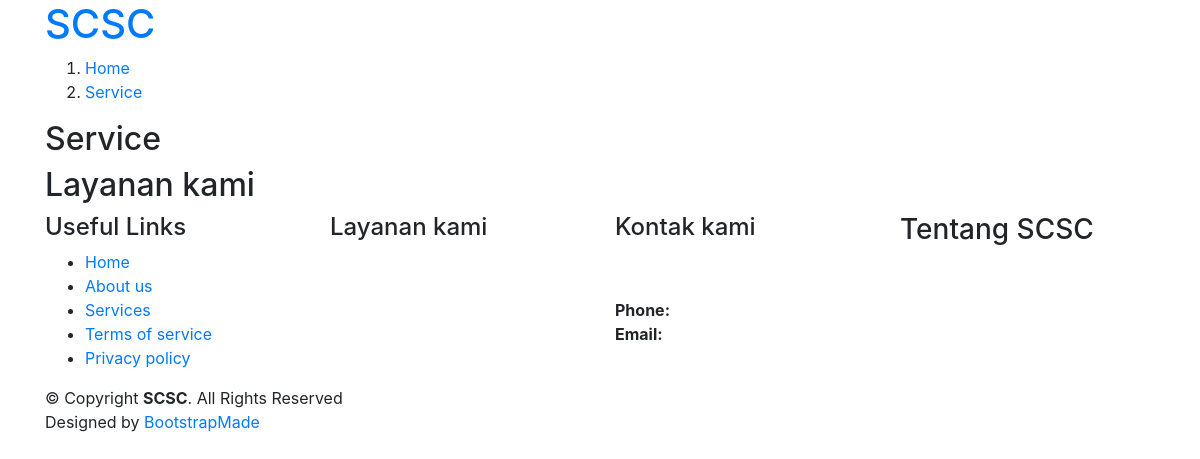
Before: /index.php/service with the older database file.
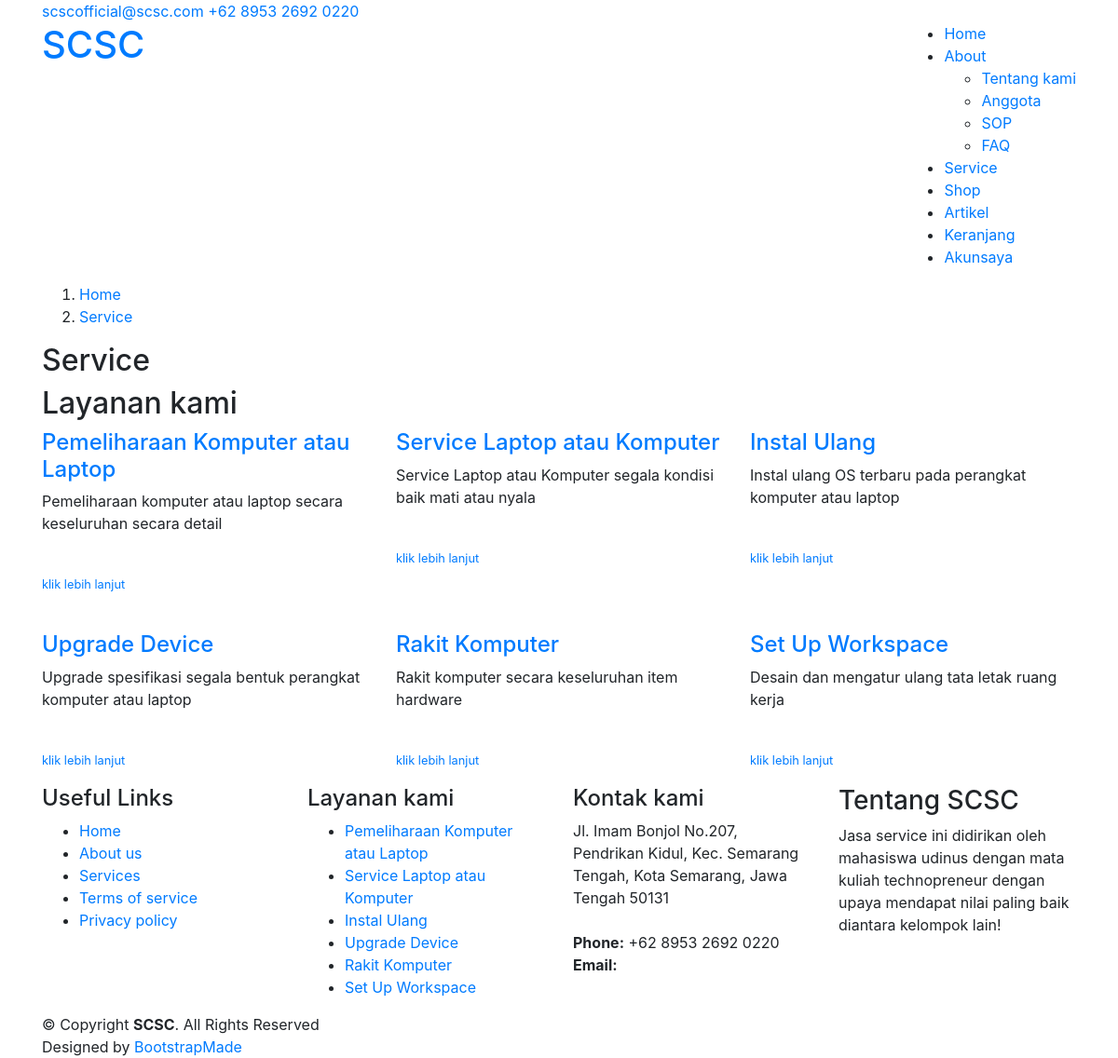
After: the same page with the newer database file.
### tables this page shows
CREATE TABLE `homemenu` (
  `id` int(191) NOT NULL,
  `name` varchar(191) NOT NULL,
  `value` varchar(191) NOT NULL,
  `status` int(191) NOT NULL
);

CREATE TABLE `homemenuabout` (
  `id` int(191) NOT NULL,
  `name` varchar(191) NOT NULL,
  `value` varchar(191) NOT NULL,
  `status` int(191) NOT NULL
);

CREATE TABLE `service` (
  `id` int(191) NOT NULL,
  `icon` varchar(191) NOT NULL,
  `name` varchar(191) NOT NULL,
  `description` text NOT NULL,
  `estimation` varchar(191) NOT NULL,
  `level` int(191) NOT NULL,
  `price` int(191) NOT NULL,
  `status` int(191) NOT NULL
);

### application/controllers/Service.php (called while the page is built, shortened)
<?php
class service extends CI_Controller
{
    public function index()
    {
        $data['title'] = "SCSC - Service";
        $tempVar = $this->scsc->getAll("homemenu");
        $data['menu'] = $tempVar;
        $tempVar = $this->scsc->getAll("homemenuabout");
        $data['submenu'] = $tempVar;
        $tempVar = $this->scsc->getData("profil",array('name'=>'tentang'));
        $tempVar = $tempVar[0]["value"];
        $data['tentang'] = $tempVar;
        $tempVar = $this->scsc->getData("profil",array('name'=>'logo'));
        $tempVar = $tempVar[0]["value"];
        $data['logo'] = $tempVar;
        $tempVar = $this->scsc->getData("profil",array('name'=>'singkatan'));
        $tempVar = $tempVar[0]["value"];
        $data['singkatan'] = $tempVar;
        $tempVar = $this->scsc->getData("profil",array('name'=>'email'));
        $tempVar = $tempVar[0]["value"];
        $data['email'] = $tempVar;
        $tempVar = $this->scsc->getData("profil",array('name'=>'alamat'));
        $tempVar = $tempVar[0]["value"];
        $data['alamat'] = $tempVar;
        $tempVar = $this->scsc->getData("profil",array('name'=>'telp'));
        $tempVar = $tempVar[0]["value"];
        $data['telp'] = $tempVar;
        $tempVar = $this->scsc->getData("profil",array('name'=>'twitter'));
        $tempVar = $tempVar[0]["value"];
        $data['twitter'] = $tempVar;
        $tempVar = $this->scsc->getData("profil",array('name'=>'facebook'));
        $tempVar = $tempVar[0]["value"];
        $data['facebook'] = $tempVar;
        $tempVar = $this->scsc->getData("profil",array('name'=>'instagram'));
        $tempVar = $tempVar[0]["value"];
        $data['instagram'] = $tempVar;
        $tempVar = $this->scsc->getData("profil",array('name'=>'skype'));
        $tempVar = $tempVar[0]["value"];
        $data['skype'] = $tempVar;
        $tempVar = $this->scsc->getData("profil",array('name'=>'linkedin'));
        $tempVar = $tempVar[0]["value"];
        $data['linkedin'] = $tempVar;
        $tempVar = $this->scsc->getData("service",array('status'=>'1'));
        $data['services'] = $tempVar;
        $data['link'] = "Service";
        $data['active'] = 3;
        $data['dd'] = 2;
        $data['dda'] = 0;
        $this->load->view('home/header', $data);
        $this->load->view('home/top', $data);
        $this->load->view('layanan/services');
        $this->load->view('home/footer', $data);
    }
}

### index.php (called while the page is built, shortened)
<?php
require_once BASEPATH.'core/CodeIgniter.php';

### application/models/scsc.php (called while the page is built, shortened)
<?php
class scsc extends CI_Model
{
    public function getData($dataBase, $where)
    {
        return $this->db->get_where($dataBase, $where)->result_array();
    }
    public function getAll($tabel)
    {
        return $this->db->get($tabel)->result_array();
    }
}

### application/views/layanan/services.php (the view, shortened to what the changed rows need)
<main id="main">
  <section id="breadcrumbs" class="breadcrumbs">
    <div class="container">
      <h2><?= $link;?></h2>
    </div>
  </section>
  <section id="services" class="services">
    <div class="container">
      <div class="section-title" data-aos="fade-up">
        <h2>Layanan kami</h2>
      </div>
      <div class="row">
        <?php $a=1 ;
        foreach($services as $service):?>
          <div class="col-lg-4 col-md-6 d-flex align-items-stretch <?php if($a > 3):?>mt-4<?php endif;?>">
            <div class="icon-box">
              <h4><a href=""><?= $service['name'];?></a></h4>
              <p><?= $service['description'];?></p>
              <br>
              <a href="<?= base_url()?>service/serviceitem/<?= $service['name'];?>" class="stretched-link"><p><small>klik lebih lanjut</small></p></a>
            </div>
          </div>
        <?php $a++;
        endforeach;?>
      </div>
    </div>
  </section>
</main>

### application/views/home/top.php (shortened to what the changed rows need)
<body>
  <section id="topbar" class="d-none d-lg-block">
    <div class="container d-flex">
      <div class="contact-info mr-auto">
        <i class="icofont-envelope"></i><a href="mailto:<?= $email; ?>" target="_blank" ><?= $email; ?></a>
        <i class="icofont-phone"></i> <a href="tel:<?= $telp; ?>" target="_blank" ><?= $telp; ?></a>
      </div>
    </div>
  </section>
  <header id="header">
    <div class="container d-flex">
      <div class="logo mr-auto">
        <h1 class="text-light"><a href="<?= base_url()?>"><span><?= $singkatan; ?></span></a></h1>
      </div>
      <nav class="nav-menu d-none d-lg-block">
        <ul>
          <?php $a=1;
            foreach($menu as $nama):?>
            <?php if($a == $active && $nama['id'] != $dd):?>
              <li class="active"><a href="<?= base_url().strtolower($nama['value']);?>"><?= $nama['name'];?></a></li>
            <?php elseif($nama['id'] == $dd):?>
              <li class="drop-down"><a href="#"><?= $nama['name'];?></a>
                <ul>
                  <?php $b=1; foreach($submenu as $subnama):?>
                    <?php if($subnama['id'] != $dda):?>
                      <li>
                    <?php else:?>
                      <li class="active">
                    <?php endif;?>
                    <a href="<?= base_url().strtolower($subnama['name']);?>"><?= $subnama['value'];?></a></li>
                  <?php endforeach;?>
                </ul>
              </li>
            <?php else:?>
              <li><a href="<?= base_url().strtolower($nama['value']);?>"><?= $nama['name'];?></a></li>
            <?php endif;?>
            <?php $a++;?>
          <?php endforeach;?>
        </ul>
      </nav>
    </div>
  </header>

### application/views/home/footer.php (shortened to what the changed rows need)
<footer id="footer">
  <div class="footer-top">
    <div class="container">
      <div class="row">
        <div class="col-lg-3 col-md-6 footer-links">
          <ul>
            <?php foreach($services as $service):?>
              <li><i class="bx bx-chevron-right"></i> <a href="<?= base_url()?>service/serviceitem/<?= $service['name'];?>"><?= $service['name']; ?></a></li>
            <?php endforeach;?>
          </ul>
        </div>
        <div class="col-lg-3 col-md-6 footer-contact">
          <h4>Kontak kami</h4>
          <p>
            <?= $alamat; ?>
            <br><br>
            <strong>Phone:</strong> <?= $telp; ?><br>
            <strong>Email:</strong> <a href="mailto:<?= $email; ?>" target="_blank" class="text-white"><?= $email; ?></a><br>
          </p>
        </div>
        <div class="col-lg-3 col-md-6 footer-info">
          <h3>Tentang <?= $singkatan;?></h3>
          <p><?= ucfirst($tentang);?></p>
        </div>
      </div>
    </div>
  </div>
</footer>
</body>
</html>

Changed rows visible on the page:
added homemenu: name "Home"
added homemenu: name "About"
added homemenuabout: value "Tentang kami"
added homemenuabout: value "Anggota"
added homemenuabout: value "SOP"
added homemenuabout: value "FAQ"
added homemenu: name "Service"
added homemenu: name "Shop"
added homemenu: name "Artikel"
added homemenu: name "Keranjang"
added homemenu: name "Akunsaya"
added service: name "Pemeliharaan Komputer atau Laptop", description "Pemeliharaan komputer atau laptop secara keseluruhan secara detail"
added service: name "Service Laptop atau Komputer", description "Service Laptop atau Komputer segala kondisi baik mati atau nyala"
added service: name "Instal Ulang", description "Instal ulang OS terbaru pada perangkat komputer atau laptop"
added service: name "Upgrade Device", description "Upgrade spesifikasi segala bentuk perangkat komputer atau laptop"
added service: name "Rakit Komputer", description "Rakit komputer secara keseluruhan item hardware"
added service: name "Set Up Workspace", description "Desain dan mengatur ulang tata letak ruang kerja"
Other visible differences:
$email: (not shown) → "scscofficial@scsc.com"
$telp: (not shown) → "+62 8953 2692 0220"
$alamat: (not shown) → "Jl. Imam Bonjol No.207, Pendrikan Kidul, Kec. Semarang Tengah, Kota Semarang, Jawa Tengah 50131"
$tentang: (not shown) → "Jasa service ini didirikan oleh mahasiswa udinus dengan mata kuliah technopreneur dengan upaya mendapat nilai paling baik diantara kelompok lain!"
